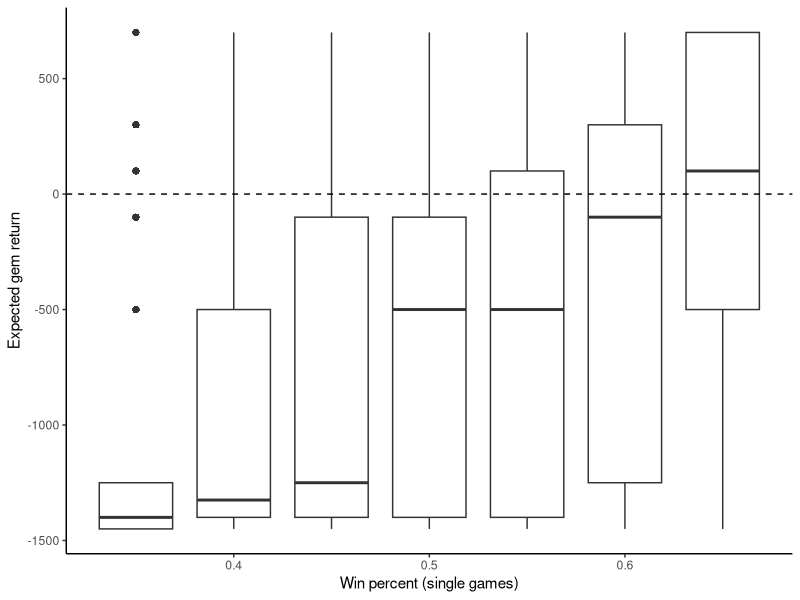

Write R code to recreate this figure.
## ---- chunk 1
library(tidyverse)
library(data.table)
library(knitr)
library(kableExtra)

payouts <- tibble("Wins" = c(7, 6, 5, 4, 3, 2, 1, 0),
                  "Gems" = c(2200, 1800, 1600, 1400, 1000, 250, 100, 50),
                  "Packs" = c(6, 5, 4, 3, 2, 2, 1, 1))
kable(payouts) %>% kable_paper("hover", full_width = F)
## ---- chunk 2
games = tibble("Game 1" = c("W", "W"), "Game 2" = c("W", "L"),
               "Game 3" = c("L", "L"), "Game 4" = c("L", "L"),
               "Game 5" = c("L", "W"))
kable(games) %>% kable_paper("hover", full_width = F)
## ---- chunk 3
set.seed(1234)

# Function to output W/L depending on winrate
game_result <- function(wp){
  return(if(wp > runif(1)){"W"} else {"L"})
}

# Function to return gems after entry cost for different wins
gem_return <- function(wins){
  return_values <- c(-1450, -1400, -1250, -500, -100, 100, 300, 700)
  gems <- return_values[wins + 1]
  return(gems)
}

# function to simulate number of events at specific win percent
event_result <- function(wp, reps){
  
  i <- 1
  results_list <- list()
  
  while(i <= reps){
    event_outcomes <- tibble("wins" = 0, "losses" = 0)
    n_wins <- 0
    n_losses <- 0
    
    while(n_wins < 7 & n_losses < 3){
      game_outcome <- game_result(wp)
      if(game_outcome == "W"){n_wins <- n_wins + 1}
      else{n_losses <- n_losses + 1}
    }
    event_outcomes$wins <- n_wins
    event_outcomes$losses <- n_losses
    results_list[[i]] <- event_outcomes
    i <- i + 1
  }
  
  results_tibble <- results_list %>% rbindlist() %>% tibble() %>%
    mutate(gems = gem_return(wins))
  results_tibble$wp <- wp
  return(results_tibble)
}

wp_tibble <- c(0.35, 0.4, 0.45, 0.5, 0.55, 0.6, 0.65)
events_final <- lapply(wp_tibble, event_result, reps = 3000) %>% rbindlist()

ggplot(events_final)+
  geom_boxplot(aes(x = wp, y = gems, group = wp))+
  geom_hline(yintercept = 0, linetype = "dashed")+
  xlab("Win percent (single games)")+
  ylab("Expected gem return")+
  theme_classic()
